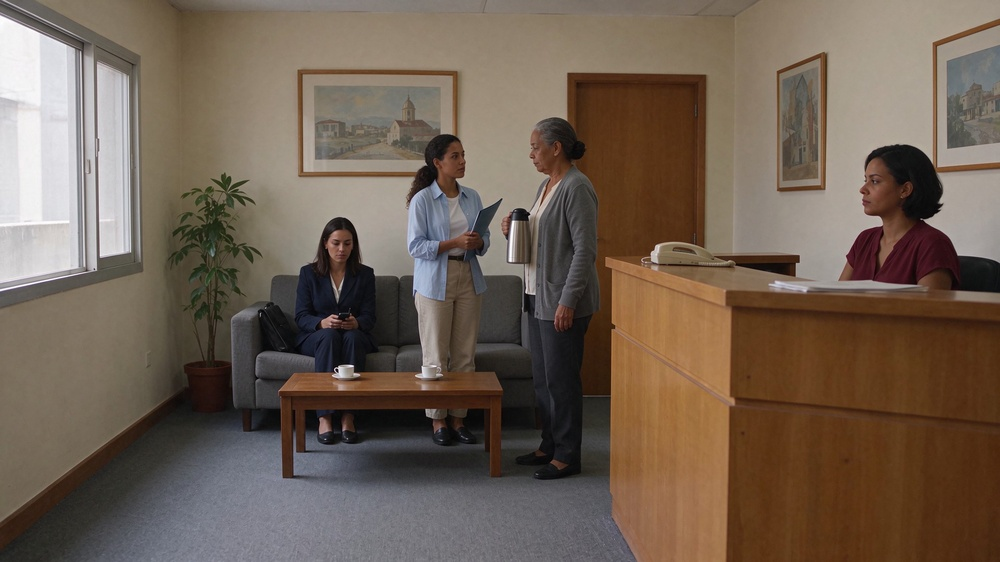
#> input picture novelinhas/ep004-senhora-do-cafe/storyboard/teste_template_p04.jpg, 1000 x 562 px, shrunk from 1920 x 1080 before the run
$ python denoise.py ../novelinhas/ep004-senhora-do-cafe/storyboard/teste_template_p04.jpg
#> lines starting #> are read from the running program, lines starting #| are printed output that depends on the picture
"""Limpa o ruído dos renders (OIDN) usando albedo e normal; trata alfa separadamente."""
import os, sys, numpy as np, cv2, pyoidn
os.environ.setdefault("OPENCV_IO_ENABLE_OPENEXR", "1")
from PIL import Image

def s2l(c): return np.where(c <= 0.04045, c / 12.92, ((c + 0.055) / 1.055) ** 2.4)
def l2s(c): c = np.clip(c, 0, 1); return np.where(c <= 0.0031308, c * 12.92, 1.055 * np.power(c, 1 / 2.4) - 0.055)

def ler_exr(p):
    a = cv2.imread(p, cv2.IMREAD_UNCHANGED)
    if a is None: return None
    return a[..., :3][..., ::-1].astype(np.float32)

def limpar(png, saida):
    im = np.asarray(Image.open(png).convert("RGBA")).astype(np.float32) / 255
    base = png[:-4]; alb, nrm = ler_exr(base + "_alb.exr"), ler_exr(base + "_nrm.exr")
    cor = s2l(im[..., :3]).astype(np.float32); a = im[..., 3:4]
#> in s2l, `def s2l(c): return np.where(c <= 0.04045, c / 12.92, ((c + 0.055) / 1...`:
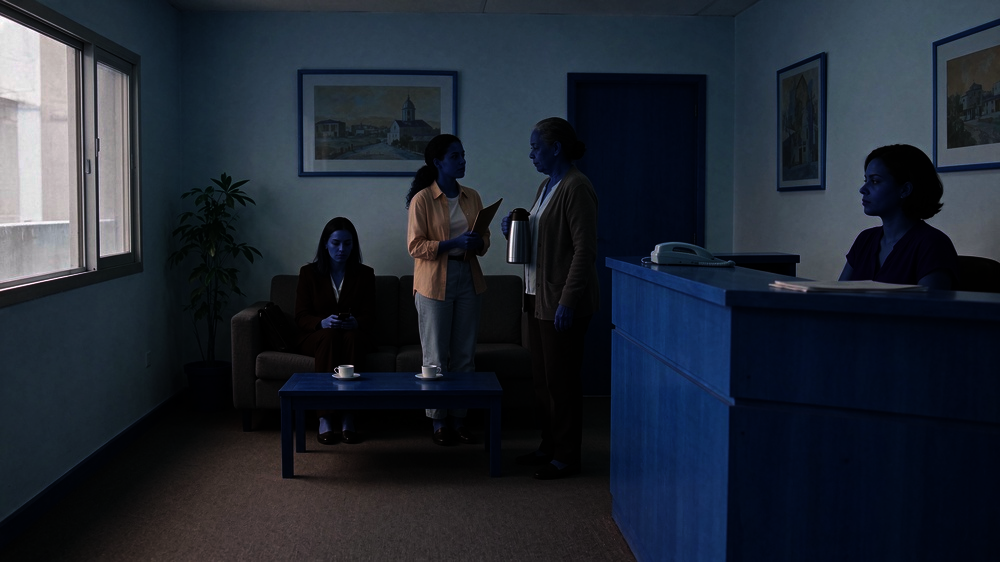
#> returned value: shape (562, 1000, 3) float32; mean of channels 0, 1, 2 0.201, 0.158, 0.131; drawn as B, G, R
#> after `a = im[..., 3:4]`: a: shape (562, 1000, 1) float32; every value is 1
    ys, xs = np.nonzero(a[..., 0] > 0.001)
    if len(xs) == 0: Image.fromarray((im * 255).astype(np.uint8)).save(saida); return
    y0, y1, x0, x1 = max(0, ys.min() - 8), ys.max() + 9, max(0, xs.min() - 8), xs.max() + 9
#> y0 = 0; y1 = 570; x0 = 0; x1 = 1008
    c = cor[y0:y1, x0:x1]; aa = a[y0:y1, x0:x1]
    if alb is not None and nrm is not None:
        al = np.clip(alb[y0:y1, x0:x1], 0, 1).astype(np.float32); nr = np.clip(nrm[y0:y1, x0:x1], -1, 1).astype(np.float32)
        d = pyoidn.denoise(np.ascontiguousarray(c), np.ascontiguousarray(al), np.ascontiguousarray(nr))
    else:
        d = pyoidn.denoise(np.ascontiguousarray(c))
    if aa.min() < 0.999:   # alfa (sombras) também tem ruído
        a3 = np.ascontiguousarray(np.repeat(aa, 3, axis=2)); ad = pyoidn.denoise(a3)[..., :1]
        ad = np.where(aa > 0.98, aa, np.clip(ad, 0, 1))
    else: ad = aa
    out = np.zeros_like(im); out[y0:y1, x0:x1, :3] = l2s(d); out[y0:y1, x0:x1, 3:] = ad
    Image.fromarray((np.clip(out, 0, 1) * 255 + 0.5).astype(np.uint8)).save(saida)

if __name__ == "__main__":
    for p in sys.argv[1:]:
        limpar(p, p.replace(".png", "_limpo.png")); print("ok", p)
#> (the call stopped at in limpar, `d = pyoidn.denoise(np.ascontiguousarray(c))`: pyoidn is not available in this run)

$ run again, on novelinhas/ep004-senhora-do-cafe/storyboard/p01.jpg
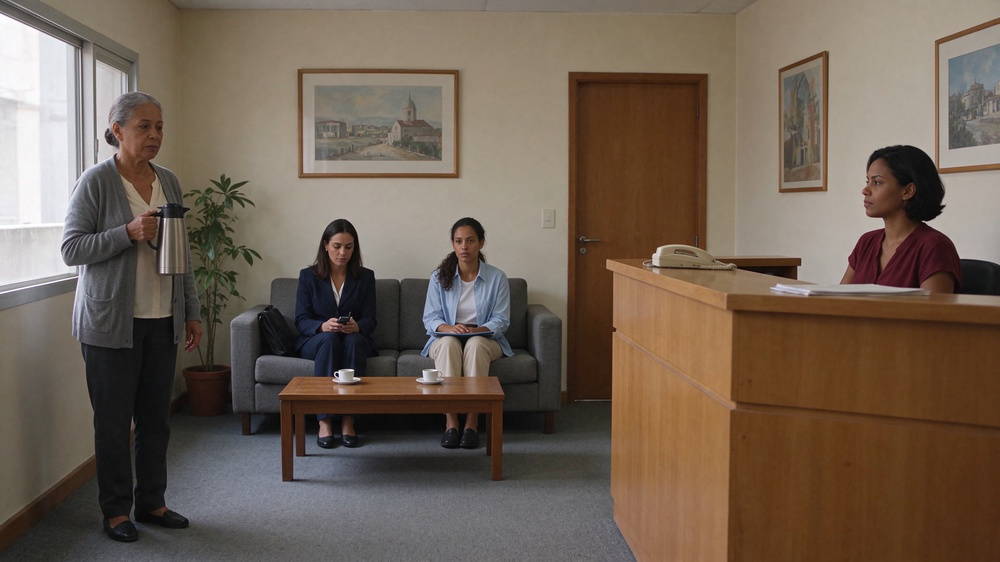
#> input picture novelinhas/ep004-senhora-do-cafe/storyboard/p01.jpg, 1000 x 562 px, shrunk from 1920 x 1080 before the run
#> in s2l, `def s2l(c): return np.where(c <= 0.04045, c / 12.92, ((c + 0.055) / 1...`:
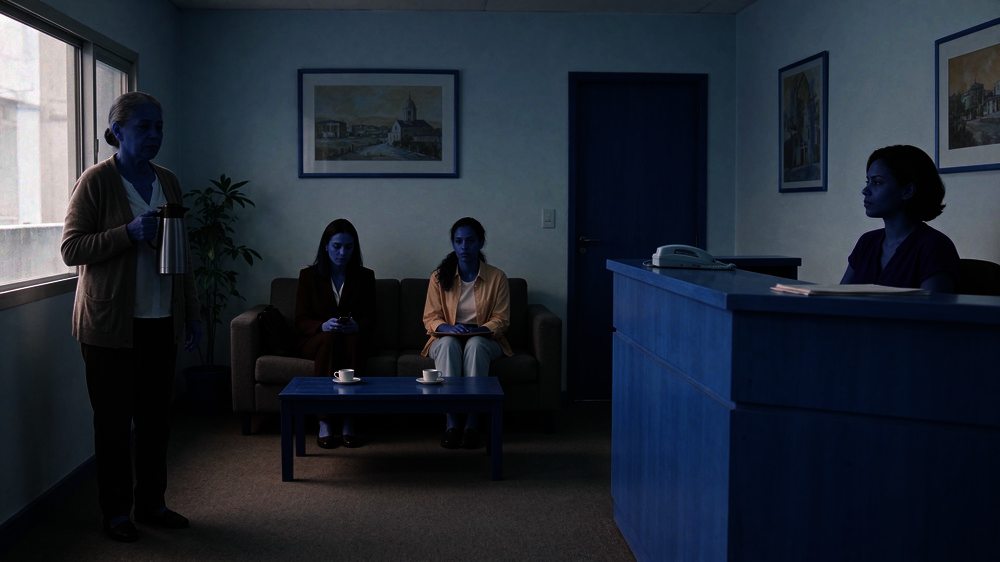
#> returned value: shape (562, 1000, 3) float32; mean of channels 0, 1, 2 0.204, 0.161, 0.133; drawn as B, G, R
#> a: shape (562, 1000, 1) float32; every value is 1
#> y0 = 0; y1 = 570; x0 = 0; x1 = 1008

$ run again, on novelinhas/ep004-senhora-do-cafe/storyboard/p01_nb.jpg
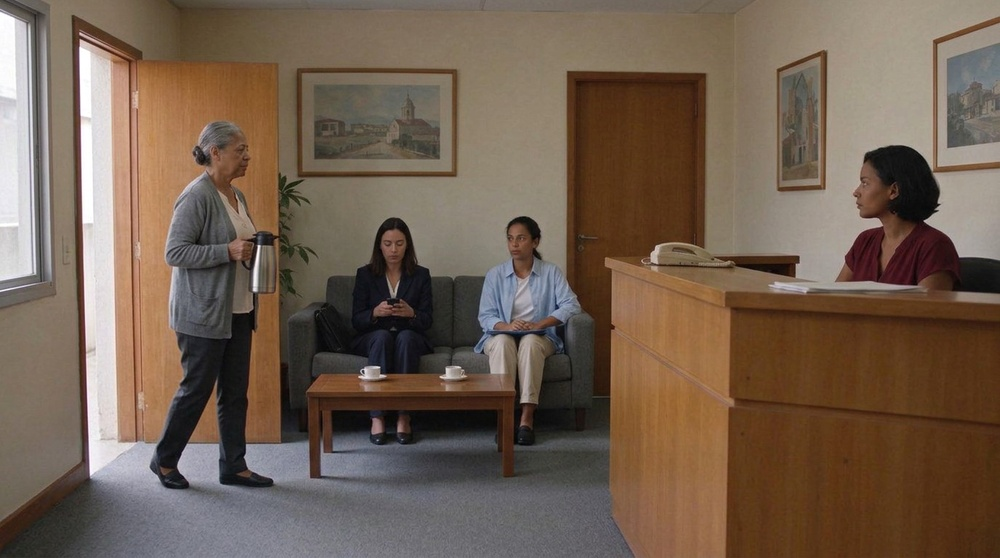
#> input picture novelinhas/ep004-senhora-do-cafe/storyboard/p01_nb.jpg, 1000 x 558 px, shrunk from 1376 x 768 before the run
#> in s2l, `def s2l(c): return np.where(c <= 0.04045, c / 12.92, ((c + 0.055) / 1...`:
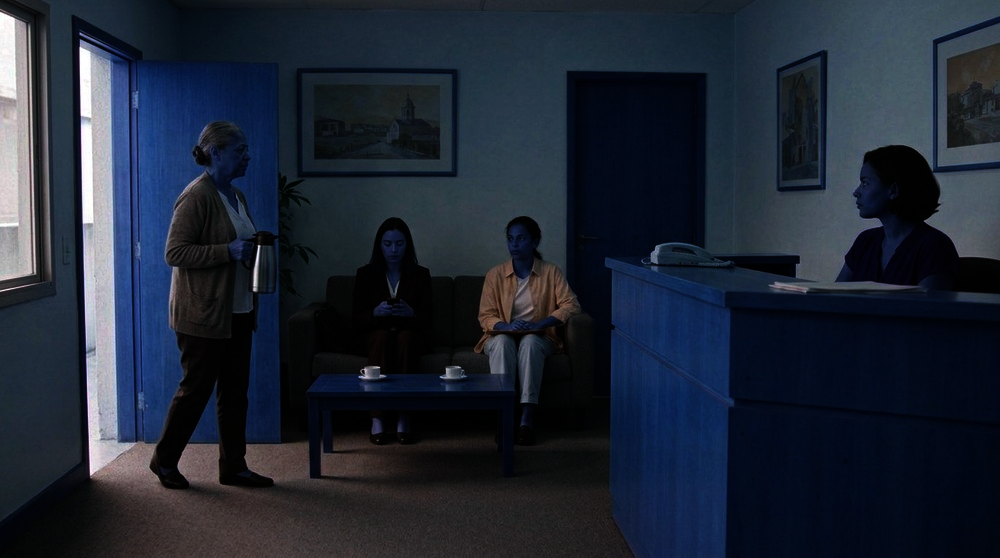
#> returned value: shape (558, 1000, 3) float32; mean of channels 0, 1, 2 0.206, 0.152, 0.122; drawn as B, G, R
#> a: shape (558, 1000, 1) float32; every value is 1
#> y0 = 0; y1 = 566; x0 = 0; x1 = 1008

$ run again, on novelinhas/ep004-senhora-do-cafe/storyboard/p02.jpg
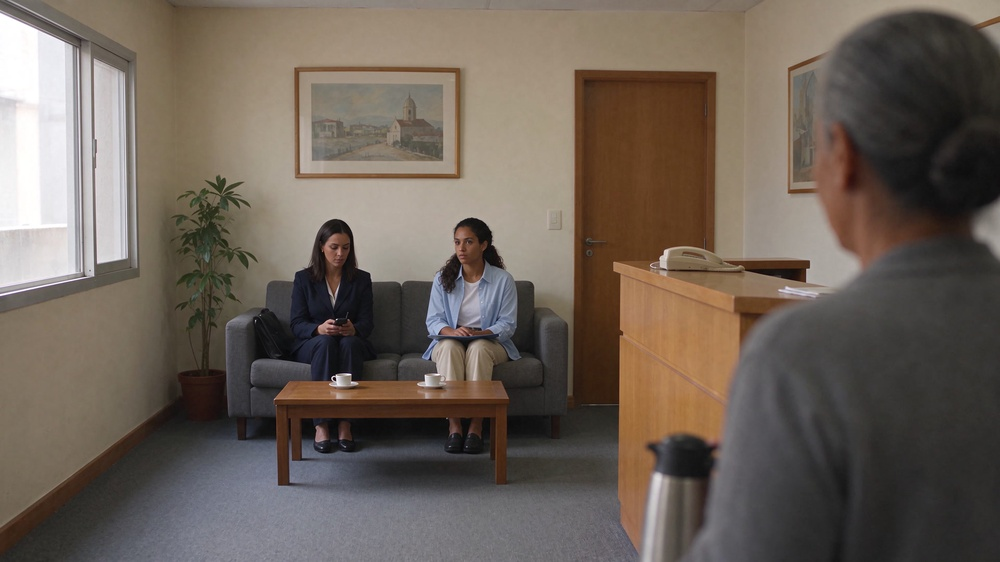
#> input picture novelinhas/ep004-senhora-do-cafe/storyboard/p02.jpg, 1000 x 562 px, shrunk from 1920 x 1080 before the run
#> in s2l, `def s2l(c): return np.where(c <= 0.04045, c / 12.92, ((c + 0.055) / 1...`:
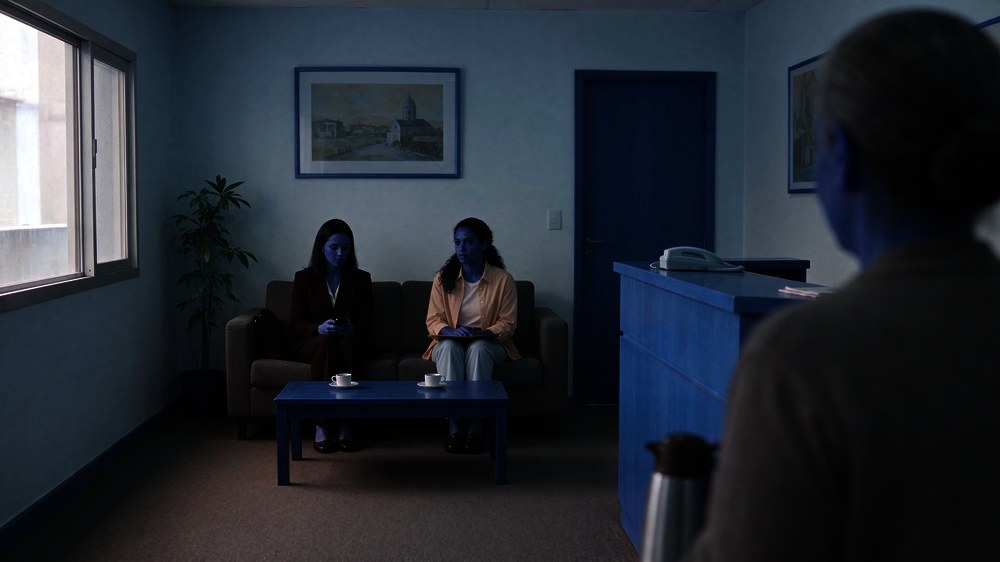
#> returned value: shape (562, 1000, 3) float32; mean of channels 0, 1, 2 0.198, 0.164, 0.14; drawn as B, G, R
#> a: shape (562, 1000, 1) float32; every value is 1
#> y0 = 0; y1 = 570; x0 = 0; x1 = 1008
